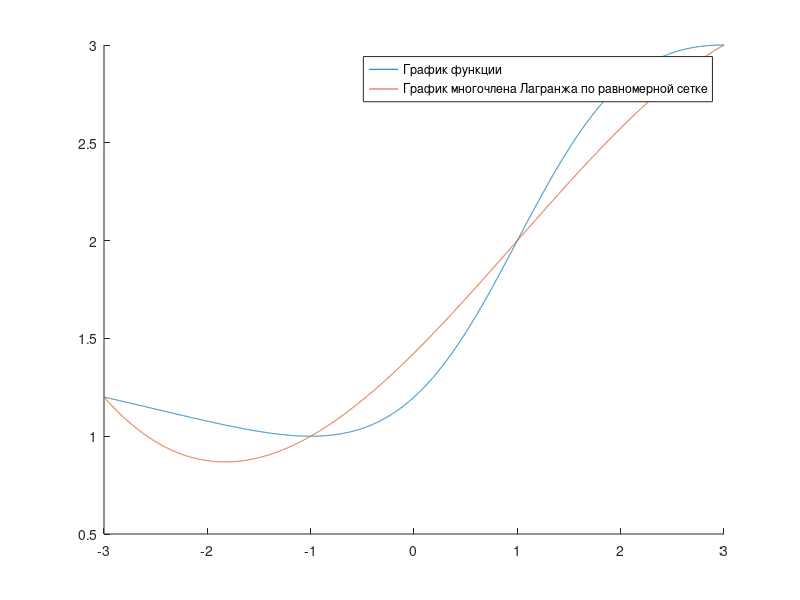
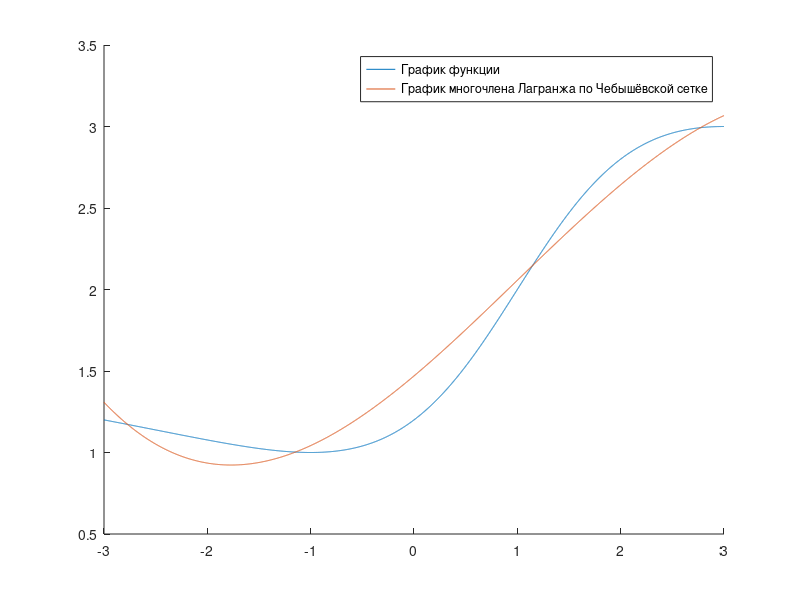
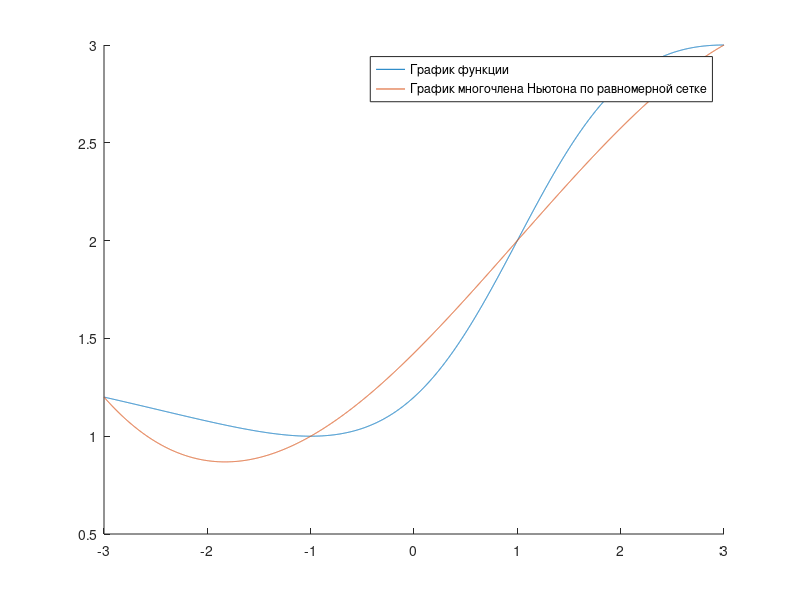
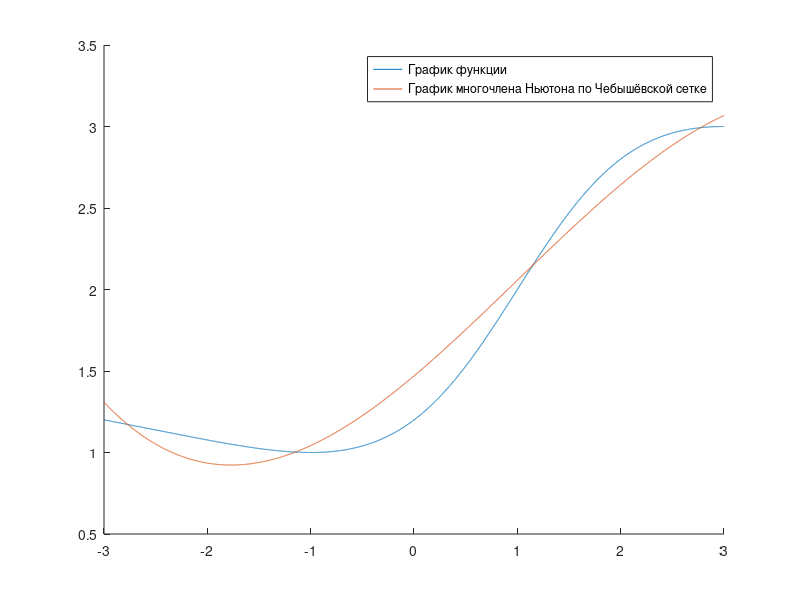

Reproduce these figures in MATLAB, in order.
disp("Running");
function y = func_val(x)
  y = (2 .* (x.^2) + 6) ./ (x.^2 - 2 .* x + 5); % original
  % y =  (x.^2) - sqrt(x + 1); % test 1
  % y = tan(x + sqrt(x)); % test 2
  % y = (x.^2) - 2 .* x + (16 ./ (x - 1)) - 13; % test 3
  % y = exp(sin(sqrt(x))); % test 4
end

% ravnomernye uzly setki
xrnodes = [];
funcr = [];

% Original
a = -3;
b = 3;

% test 1
% a = 0;
% b = 3;

% test 2
% a = 0.1;
% b = 0.7;

% test 3
% a = 2;
% b = 5;

% test 4
% a = 1;
% b = 4;

for i = 0:3
  xrnodes(i + 1) = a + i * ((b - a)/ 3);
  funcr(i + 1) = func_val(xrnodes(i + 1));
end

% Chebyshevskaya setka
xcnodes = [];
funcc = [];

for i = 0:3
  xcnodes(i + 1) = (a + b) / 2 + ((b - a) / 2) * cos(((2*i + 1)/ 8) * pi());
  funcc(i + 1) = func_val(xcnodes(i + 1));
end

function L = lagrange_interpolation(x, y, x_interp)

    n = length(x);
    L = 0;

    for i = 1:n
        L_i = 1;
        for j = 1:n
            if j != i
                L_i = L_i * (x_interp - x(j)) / (x(i) - x(j));
            end
        end
        L = L + y(i) * L_i;
    end
    return;
end

function P = newton_interpolation(x, y, x0)
    n = length(x);
    coeff = zeros(1, n);
    coeff(1) = y(1);

    for j = 2:n
        coeff(j) = (y(j) - newton_eval(coeff(1:j-1), x(1:j-1), x(j))) / prod(x(j) - x(1:j-1));
    end

    P = newton_eval(coeff, x, x0);
    return;
end

function P = newton_eval(coeff, x, x0)
    n = length(coeff);
    P = coeff(1);
    for k = 2:n
        term = coeff(k);
        for j = 1:k-1
            term = term * (x0 - x(j));
        end
        P = P + term;
    end
    return;
end

printf("xj\tf(xj)\t\tLr(xj)\t\t|f(xj)-Lr(xj)|\t\tLc(xj)\t\t|f(xj)-Lc(xj)|\n");
x = [(5*a + b)/6, (a + b)/2, (a + 5*b)/6];
for j = 1:3
  Lr = lagrange_interpolation(xrnodes, funcr, x(j));
  f = func_val(x(j));
  Lc = lagrange_interpolation(xcnodes, funcc, x(j));
  printf("%d\t%f\t%f\t\t%f\t%f\t%f\n", j, f, Lr, abs(f - Lr), Lc, abs(f - Lc));
end

disp("\n");

printf("xj\tf(xj)\t\tPr(xj)\t\t|f(xj)-Pr(xj)|\t\tPc(xj)\t\t|f(xj)-Pc(xj)|\n");
for j = 1:3
  Lr = newton_interpolation(xrnodes, funcr, x(j));
  f = func_val(x(j));
  Lc = newton_interpolation(xcnodes, funcc, x(j));
  printf("%d\t%10f\t%10f\t%10f\t\t%10f\t%10f\n", j, f, Lr, abs(f - Lr), Lc, abs(f - Lc));
end

x = [a:0.001:b];
y = func_val(x);
ylagrange_r = [];
for i = 1:length(x)
  ylagrange_r(i) = lagrange_interpolation(xrnodes, funcr, x(i));
end

figure;
hold on;

plot(x, y);
plot(x, ylagrange_r);
legend('График функции', 'График многочлена Лагранжа по равномерной сетке')
hold off;

ylagrange_c = [];
for i = 1:length(x)
  ylagrange_c(i) = lagrange_interpolation(xcnodes, funcc, x(i));
end

figure;
hold on;

plot(x, y);
plot(x, ylagrange_c);
legend('График функции', 'График многочлена Лагранжа по Чебышёвской сетке')
hold off;

ynewton_r = [];
for i = 1:length(x)
  ynewton_r(i) = newton_interpolation(xrnodes, funcr, x(i));
end

figure;
hold on;

plot(x, y);
plot(x, ynewton_r);
legend('График функции', 'График многочлена Ньютона по равномерной сетке')
hold off;

ynewton_c = [];
for i = 1:length(x)
  ynewton_c(i) = newton_interpolation(xcnodes, funcc, x(i));
end

figure;
hold on;
plot(x, y);
plot(x, ynewton_c)
legend('График функции', 'График многочлена Ньютона по Чебышёвской сетке')
hold off;

figure;
hold on;
plot(x, abs(y - ylagrange_r))
plot(x, abs(y - ylagrange_c))
legend('График погрешности интерполирования многочленом Лагранжа по равномерной сетке', 'График погрешности интерполирования многочленом Лагранжа по Чебышёвской сетке')
hold off;

figure;
hold on;

plot(x, abs(y - ynewton_r))
plot(x, abs(y - ynewton_c))
legend('График погрешности интерполирования многочленом Ньютона по равномерной сетке', 'График погрешности интерполирования многочленом Ньютона по Чебышёвской сетке')
hold off;

